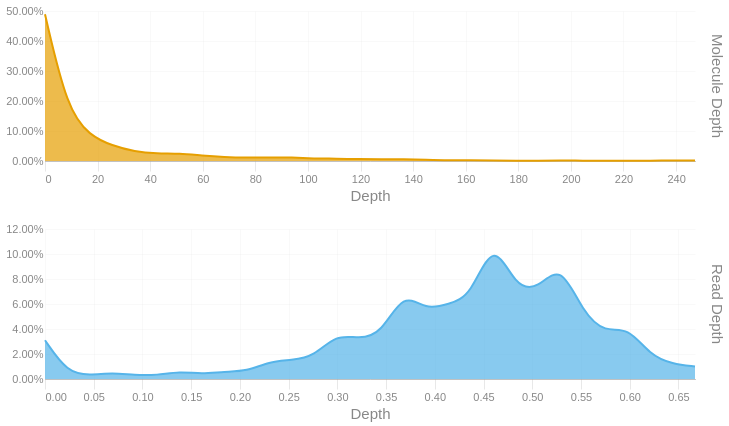

The code cell stored with this chart in its notebook:
### Code cell
readdep = depth_hist(tb['Read Depth'], q99, 3)
readdep = readdep.with_columns(pl.lit('Read Depth').alias('Metric'))
if not SKIPLR:
    moldep = depth_hist(tb['Molecule Depth'], mol_q99, 1)
    moldep = moldep.with_columns(pl.lit('Molecule Depth').alias('Metric'))
    _hist = pl.concat([readdep, moldep])
    _hist = _hist.filter(pl.col('Proportion') != 0)
    with SafeRender(_hist):
        (
            alt.Chart(_hist)        
            .mark_area(interpolate = "basis")
            .encode(
                x=alt.X('Bin:Q').scale(domainMin=0).axis(alt.Axis(title='Depth')),
                y = alt.Y('Proportion:Q', title = None).axis(format = '.2%'),
                color = alt.Color('Metric:N').legend(None),
                row = alt.Row("Metric:N").header(title = None, labelOrient = 'right'),
                tooltip = [
                    alt.Tooltip("Metric:N", title = "Metric"),
                    alt.Tooltip('Interval:N', title = "Depth Interval"),
                    alt.Tooltip('Proportion:Q', title = "% Alignments").format('.2%')
                ]
            )
            .resolve_scale(x='independent', y='independent')
            .properties(
                height = 150, width = 650,
                usermeta={'embedOptions': {'downloadFileName': f'{samplename}.depth.hist'}}
            )
        ).display()
else:
    readdep = readdep.filter(pl.col('Proportion') != 0)
    with SafeRender(readdep):
        (
            alt.Chart(readdep)        
            .mark_area(interpolate = "basis")
            .encode(
                x=alt.X('Bin:Q').scale(domainMin=0).axis(alt.Axis(title='Depth')),
                y = alt.Y('Proportion:Q', title = None).axis(format = '.2%'),
                tooltip = [
                    alt.Tooltip('Interval:N', title = "Depth Interval"),
                    alt.Tooltip('Proportion:Q', title = "% Alignments").format('.2%')
                ]
            )
            .properties(
                usermeta={'embedOptions': {'downloadFileName': f'{samplename}.depth.hist'}}
            )
        ).display()

### Figure 1 — Vega-Lite specification as saved in the notebook (floating-point values rounded to 4 significant figures)
{"width": 650, "height": 150, "config": {"title": {"anchor": "start", "dy": -15, "fontSize": 18, "color": "#888888", "subtitleColor": "#888888", "subtitleFontSize": 14}, "arc": {"fill": "#0072B2"}, "axis": {"domainColor": "#888888", "domainWidth": 0.5, "gridWidth": 0.2, "grid": false, "titleFontWeight": 400, "titleFontSize": 15, "labelFontSize": 11, "labelColor": "#888888", "tickColor": "#888888", "tickWidth": 0.2, "titleColor": "#888888"}, "axisBand": {"grid": false}, "axisX": {"grid": true, "tickSize": 10, "domainCap": "round"}, "axisY": {"domain": false, "grid": true, "tickSize": 0, "domainCap": "round"}, "background": "transparent", "header": {"labelFontSize": 15, "labelColor": "#888888", "titleFontSize": 15, "titleFontWeight": 600, "titleColor": "#888888"}, "legend": {"labelFont": "sans-serif", "labelFontSize": 12, "labelColor": "#888888", "symbolSize": 100, "symbolType": "circle", "titleFontSize": 12, "titlePadding": 10, "titleColor": "#888888", "title": null}, "range": {"category": ["#E69F00", "#56B4E9", "#009E73", "#F0E442", "#0072B2", "#D55E00", "#CC79A7", "#000000"], "diverging": ["#cfe8f3", "#a2d4ec", "#73bfe2", "#46abdb", "#1696d2", "#12719e"]}, "area": {"fill": "#0072B2", "fillOpacity": 0.7, "line": true, "strokeOpacity": 0.7}, "line": {"color": "#0072B2", "stroke": "#0072B2", "strokeWidth": 2}, "trail": {"color": "#0072B2", "stroke": "#0072B2", "strokeWidth": 0, "size": 1}, "point": {"filled": true, "fillOpacity": 1.0, "size": 95}, "text": {"color": "#888888", "fontSize": 11, "align": "right", "fontWeight": 400, "size": 11}, "bar": {"fill": "#0072B2", "stroke": null}, "view": {"stroke": null, "continuousWidth": 660, "continuousHeight": 400}}, "data": {"name": "data-5db22fcae94338d85b6ee768acae0520"}, "mark": {"type": "area", "interpolate": "basis"}, "encoding": {"color": {"field": "Metric", "legend": null, "type": "nominal"}, "row": {"field": "Metric", "header": {"title": null, "labelOrient": "right"}, "type": "nominal"}, "tooltip": [{"field": "Metric", "title": "Metric", "type": "nominal"}, {"field": "Interval", "title": "Depth Interval", "type": "nominal"}, {"field": "Proportion", "format": ".2%", "title": "% Alignments", "type": "quantitative"}], "x": {"axis": {"title": "Depth"}, "field": "Bin", "scale": {"domainMin": 0}, "type": "quantitative"}, "y": {"axis": {"format": ".2%"}, "field": "Proportion", "title": null, "type": "quantitative"}}, "resolve": {"scale": {"x": "independent", "y": "independent"}}, "usermeta": {"embedOptions": {"downloadFileName": "S5_Hudson_1197.depth.hist"}}, "$schema": "https://vega.github.io/schema/vega-lite/v6.1.0.json", "datasets": {"data-5db22fcae94338d85b6ee768acae0520": [{"Bin": 0.0, "Interval": "0.0-0.023", "Proportion": 0.031, "Metric": "Read Depth"}, {"Bin": 0.023, "Interval": "0.023-0.046", "Proportion": 0.005, "Metric": "Read Depth"}, {"Bin": 0.046, "Interval": "0.046-0.069", "Proportion": 0.003, "Metric": "Read Depth"}, {"Bin": 0.069, "Interval": "0.069-0.092", "Proportion": 0.005, "Metric": "Read Depth"}, {"Bin": 0.092, "Interval": "0.092-0.115", "Proportion": 0.003, "Metric": "Read Depth"}, {"Bin": 0.115, "Interval": "0.115-0.138", "Proportion": 0.003, "Metric": "Read Depth"}, {"Bin": 0.138, "Interval": "0.138-0.161", "Proportion": 0.006, "Metric": "Read Depth"}, {"Bin": 0.161, "Interval": "0.161-0.184", "Proportion": 0.004, "Metric": "Read Depth"}, {"Bin": 0.184, "Interval": "0.184-0.207", "Proportion": 0.006, "Metric": "Read Depth"}, {"Bin": 0.207, "Interval": "0.207-0.23", "Proportion": 0.006, "Metric": "Read Depth"}, {"Bin": 0.23, "Interval": "0.23-0.253", "Proportion": 0.014, "Metric": "Read Depth"}, {"Bin": 0.253, "Interval": "0.253-0.276", "Proportion": 0.015, "Metric": "Read Depth"}, {"Bin": 0.276, "Interval": "0.276-0.299", "Proportion": 0.018, "Metric": "Read Depth"}, {"Bin": 0.299, "Interval": "0.299-0.322", "Proportion": 0.036, "Metric": "Read Depth"}, {"Bin": 0.322, "Interval": "0.322-0.345", "Proportion": 0.032, "Metric": "Read Depth"}, {"Bin": 0.345, "Interval": "0.345-0.368", "Proportion": 0.036, "Metric": "Read Depth"}, {"Bin": 0.368, "Interval": "0.368-0.391", "Proportion": 0.07, "Metric": "Read Depth"}, {"Bin": 0.391, "Interval": "0.391-0.414", "Proportion": 0.055, "Metric": "Read Depth"}, {"Bin": 0.414, "Interval": "0.414-0.437", "Proportion": 0.06, "Metric": "Read Depth"}, {"Bin": 0.437, "Interval": "0.437-0.46", "Proportion": 0.066, "Metric": "Read Depth"}, {"Bin": 0.46, "Interval": "0.46-0.483", "Proportion": 0.113, "Metric": "Read Depth"}, {"Bin": 0.483, "Interval": "0.483-0.506", "Proportion": 0.073, "Metric": "Read Depth"}, {"Bin": 0.506, "Interval": "0.506-0.529", "Proportion": 0.072, "Metric": "Read Depth"}, {"Bin": 0.529, "Interval": "0.529-0.552", "Proportion": 0.093, "Metric": "Read Depth"}, {"Bin": 0.552, "Interval": "0.552-0.575", "Proportion": 0.053, "Metric": "Read Depth"}, {"Bin": 0.575, "Interval": "0.575-0.598", "Proportion": 0.037, "Metric": "Read Depth"}, {"Bin": 0.598, "Interval": "0.598-0.621", "Proportion": 0.042, "Metric": "Read Depth"}, {"Bin": 0.621, "Interval": "0.621-0.644", "Proportion": 0.019, "Metric": "Read Depth"}, {"Bin": 0.644, "Interval": "0.644-0.667", "Proportion": 0.012, "Metric": "Read Depth"}, {"Bin": 0.667, "Interval": "0.667-0.69", "Proportion": 0.01, "Metric": "Read Depth"}, {"Bin": 0.0, "Interval": "0.0-8.5", "Proportion": 0.489, "Metric": "Molecule Depth"}, {"Bin": 8.5, "Interval": "8.5-17.1", "Proportion": 0.171, "Metric": "Molecule Depth"}, {"Bin": 17.1, "Interval": "17.1-25.6", "Proportion": 0.084, "Metric": "Molecule Depth"}, {"Bin": 25.6, "Interval": "25.6-34.1", "Proportion": 0.051, "Metric": "Molecule Depth"}, {"Bin": 34.1, "Interval": "34.1-42.6", "Proportion": 0.031, "Metric": "Molecule Depth"}, {"Bin": 42.6, "Interval": "42.6-51.2", "Proportion": 0.025, "Metric": "Molecule Depth"}, {"Bin": 51.2, "Interval": "51.2-59.7", "Proportion": 0.025, "Metric": "Molecule Depth"}, {"Bin": 59.7, "Interval": "59.7-68.2", "Proportion": 0.018, "Metric": "Molecule Depth"}, {"Bin": 68.2, "Interval": "68.2-76.7", "Proportion": 0.013, "Metric": "Molecule Depth"}, {"Bin": 76.7, "Interval": "76.7-85.3", "Proportion": 0.011, "Metric": "Molecule Depth"}, {"Bin": 85.3, "Interval": "85.3-93.8", "Proportion": 0.012, "Metric": "Molecule Depth"}, {"Bin": 93.8, "Interval": "93.8-102.3", "Proportion": 0.012, "Metric": "Molecule Depth"}, {"Bin": 102.3, "Interval": "102.3-110.8", "Proportion": 0.008, "Metric": "Molecule Depth"}, {"Bin": 110.8, "Interval": "110.8-119.4", "Proportion": 0.008, "Metric": "Molecule Depth"}, {"Bin": 119.4, "Interval": "119.4-127.9", "Proportion": 0.006, "Metric": "Molecule Depth"}, {"Bin": 127.9, "Interval": "127.9-136.4", "Proportion": 0.006, "Metric": "Molecule Depth"}, {"Bin": 136.4, "Interval": "136.4-144.9", "Proportion": 0.006, "Metric": "Molecule Depth"}, {"Bin": 144.9, "Interval": "144.9-153.5", "Proportion": 0.004, "Metric": "Molecule Depth"}, {"Bin": 153.5, "Interval": "153.5-162.0", "Proportion": 0.002, "Metric": "Molecule Depth"}, {"Bin": 162.0, "Interval": "162.0-170.5", "Proportion": 0.003, "Metric": "Molecule Depth"}, {"Bin": 170.5, "Interval": "170.5-179.0", "Proportion": 0.002, "Metric": "Molecule Depth"}, {"Bin": 179.0, "Interval": "179.0-187.6", "Proportion": 0.001, "Metric": "Molecule Depth"}, {"Bin": 187.6, "Interval": "187.6-196.1", "Proportion": 0.001, "Metric": "Molecule Depth"}, {"Bin": 196.1, "Interval": "196.1-204.6", "Proportion": 0.002, "Metric": "Molecule Depth"}, {"Bin": 204.6, "Interval": "204.6-213.1", "Proportion": 0.001, "Metric": "Molecule Depth"}, {"Bin": 213.1, "Interval": "213.1-221.7", "Proportion": 0.001, "Metric": "Molecule Depth"}, {"Bin": 221.7, "Interval": "221.7-230.2", "Proportion": 0.001, "Metric": "Molecule Depth"}, {"Bin": 230.2, "Interval": "230.2-238.7", "Proportion": 0.001, "Metric": "Molecule Depth"}, {"Bin": 238.7, "Interval": "238.7-247.2", "Proportion": 0.002, "Metric": "Molecule Depth"}, {"Bin": 247.2, "Interval": "247.2-255.77", "Proportion": 0.002, "Metric": "Molecule Depth"}]}}
